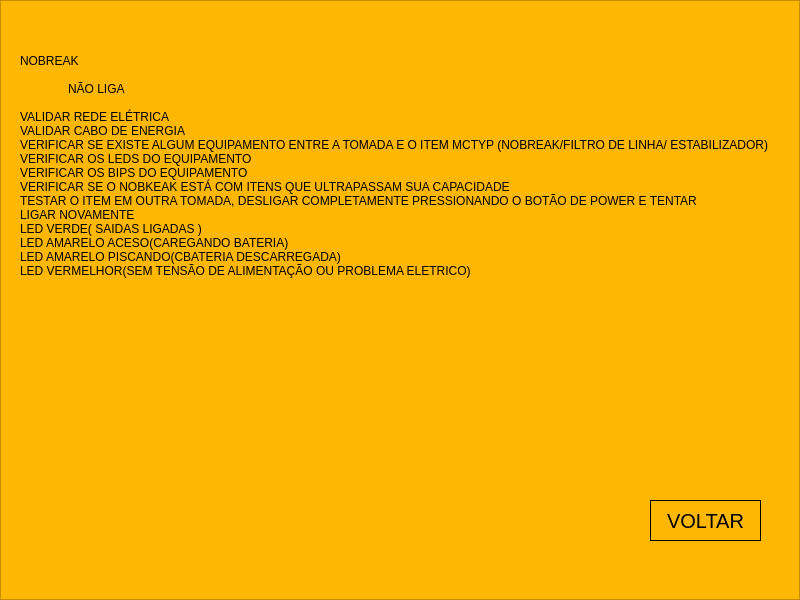
<?xml version="1.0" encoding="UTF-8"?>
<ui version="4.0">
 <class>telaNOBREAK</class>
 <widget class="QMainWindow" name="telaNOBREAK">
  <property name="geometry">
   <rect>
    <x>0</x>
    <y>0</y>
    <width>800</width>
    <height>600</height>
   </rect>
  </property>
  <property name="minimumSize">
   <size>
    <width>800</width>
    <height>600</height>
   </size>
  </property>
  <property name="maximumSize">
   <size>
    <width>800</width>
    <height>600</height>
   </size>
  </property>
  <property name="windowTitle">
   <string>MainWindow</string>
  </property>
  <widget class="QWidget" name="centralwidget">
   <widget class="QFrame" name="frame">
    <property name="geometry">
     <rect>
      <x>0</x>
      <y>0</y>
      <width>800</width>
      <height>600</height>
     </rect>
    </property>
    <property name="whatsThis">
     <string>&lt;html&gt;&lt;head/&gt;&lt;body&gt;&lt;p&gt;&lt;span style=&quot; font-size:10pt;&quot;&gt;IMPRESSORA&lt;/span&gt;&lt;/p&gt;&lt;p&gt;&lt;br/&gt;&lt;/p&gt;&lt;p&gt;&lt;span style=&quot; font-size:10pt;&quot;&gt;	NÃO LIGA&lt;/span&gt;&lt;/p&gt;&lt;p&gt;&lt;span style=&quot; font-size:10pt;&quot;&gt;VALIDAR REDE ELÉTRICA&lt;/span&gt;&lt;/p&gt;&lt;p&gt;&lt;span style=&quot; font-size:10pt;&quot;&gt;VALIDAR CABO DE ENERGIA&lt;/span&gt;&lt;/p&gt;&lt;p&gt;&lt;span style=&quot; font-size:10pt;&quot;&gt;VALIDAR SE EXISTE ALGUM EQUIPAMENTO ENTRE A TOMADA E O ITEM MCTY (NOBREAK/FILTRO DE LINHA/ ESTABILIZADOR)&lt;/span&gt;&lt;/p&gt;&lt;p&gt;&lt;span style=&quot; font-size:10pt;&quot;&gt;(MODELO SCX-3405) - MOVIMENTAR PAINEL FRONTAL - PARA VALIDAR POSSIVEL FALHA NO FLAT DO PAINEL &lt;/span&gt;&lt;/p&gt;&lt;p&gt;&lt;span style=&quot; font-size:10pt;&quot;&gt;VALIDAR FONTE EXTERNA&lt;/span&gt;&lt;/p&gt;&lt;p&gt;&lt;span style=&quot; font-size:10pt;&quot;&gt;VALIDAR BOTAO DE POWER&lt;/span&gt;&lt;/p&gt;&lt;p&gt;&lt;br/&gt;&lt;/p&gt;&lt;p&gt;&lt;span style=&quot; font-size:10pt;&quot;&gt;	FALHA NA QUALIDADE&lt;/span&gt;&lt;/p&gt;&lt;p&gt;&lt;span style=&quot; font-size:10pt;&quot;&gt;AUTOLIMPEZA&lt;/span&gt;&lt;/p&gt;&lt;p&gt;&lt;span style=&quot; font-size:10pt;&quot;&gt;VALIDAR MODO DE IMPRESSÃO (NORMAL - RASCUNHO -OTIMIZADO)&lt;/span&gt;&lt;/p&gt;&lt;p&gt;&lt;span style=&quot; font-size:10pt;&quot;&gt;REINSTALAR O DRIVER DA IMPRESSORA&lt;/span&gt;&lt;/p&gt;&lt;p&gt;&lt;span style=&quot; font-size:10pt;&quot;&gt;REALIZAR TESTES DE COPIA/DIGITALIZAÇÃO (CASO A IMPRESSORA POSSUA SCANNER) &lt;/span&gt;&lt;/p&gt;&lt;p&gt;&lt;span style=&quot; font-size:10pt;&quot;&gt;VALIDAR SE EXISTEM OBJETOS ESTRANHOS DENTRO DA IMPRESSORA&lt;/span&gt;&lt;/p&gt;&lt;p&gt;&lt;span style=&quot; font-size:10pt;&quot;&gt;VALIDAR NÍVEIS DE TINTA&lt;/span&gt;&lt;/p&gt;&lt;p&gt;&lt;span style=&quot; font-size:10pt;&quot;&gt;VALIDAR O CARTUCHO OU TONNER &lt;/span&gt;&lt;/p&gt;&lt;p&gt;&lt;span style=&quot; font-size:10pt;&quot;&gt;ALINHAMENTO DA IMPRESSORA&lt;/span&gt;&lt;/p&gt;&lt;p&gt;&lt;span style=&quot; font-size:10pt;&quot;&gt;LIMPEZA DO CARTUCHO&lt;/span&gt;&lt;/p&gt;&lt;p&gt;&lt;span style=&quot; font-size:10pt;&quot;&gt;VALIDAR AS CONFIGURAÇÕES DA IMPRESSORA&lt;/span&gt;&lt;/p&gt;&lt;p&gt;&lt;br/&gt;&lt;/p&gt;&lt;p&gt;&lt;span style=&quot; font-size:10pt;&quot;&gt;	NÃO IMPRIMI&lt;/span&gt;&lt;/p&gt;&lt;p&gt;&lt;span style=&quot; font-size:10pt;&quot;&gt;VALIDAR CABO DE DADOS  &lt;/span&gt;&lt;/p&gt;&lt;p&gt;&lt;span style=&quot; font-size:10pt;&quot;&gt;VALIDAR FILA DE IMPRESSÃO&lt;/span&gt;&lt;/p&gt;&lt;p&gt;&lt;span style=&quot; font-size:10pt;&quot;&gt;REINICIAR SPOOLER DE IMPRESSÃO&lt;/span&gt;&lt;/p&gt;&lt;p&gt;&lt;span style=&quot; font-size:10pt;&quot;&gt;(MODELO SCX-3405) - MOVIMENTAR PAINEL FRONTAL - PARA VALIDAR POSSIVEL FALHA NO FLAT DO PAINEL &lt;/span&gt;&lt;/p&gt;&lt;p&gt;&lt;span style=&quot; font-size:10pt;&quot;&gt;VALIDAR TOONER, CARTUCHO, RIBON &lt;/span&gt;&lt;/p&gt;&lt;p&gt;&lt;span style=&quot; font-size:10pt;&quot;&gt;VALIDAR SE O ITEM QUE ESTA SOLICITANDO IMPRESSÃO ESTA CONECTADO A IMPRESSORA (REDE OU CABO DIRETO)&lt;/span&gt;&lt;/p&gt;&lt;p&gt;&lt;span style=&quot; font-size:10pt;&quot;&gt;VALIDAR NÍVEIS DE TINTA&lt;/span&gt;&lt;/p&gt;&lt;p&gt;&lt;span style=&quot; font-size:10pt;&quot;&gt;VALIDAR SE É POSSIVEL REALIZAR COPIAS (XEROX) NA IMPRESSORA&lt;/span&gt;&lt;/p&gt;&lt;p&gt;&lt;span style=&quot; font-size:10pt;&quot;&gt;REINICIAR O ITEM QUE ESTA SOLICITANDO A IMPRESSÃO&lt;/span&gt;&lt;/p&gt;&lt;p&gt;&lt;span style=&quot; font-size:10pt;&quot;&gt;VALIDAR SE O USUARIO POSSUI PERMISSÃO PARA IMPRIMIR&lt;/span&gt;&lt;/p&gt;&lt;p&gt;&lt;span style=&quot; font-size:10pt;&quot;&gt;VALIDAR SE A IMPRESSORA ESTA NA REDE E PINGANDO&lt;/span&gt;&lt;/p&gt;&lt;p&gt;&lt;span style=&quot; font-size:10pt;&quot;&gt;VALIDAR COMPARTILHAMENTO&lt;/span&gt;&lt;/p&gt;&lt;/body&gt;&lt;/html&gt;</string>
    </property>
    <property name="styleSheet">
     <string notr="true">background-color:rgb(255, 183, 2)</string>
    </property>
    <property name="frameShape">
     <enum>QFrame::StyledPanel</enum>
    </property>
    <property name="frameShadow">
     <enum>QFrame::Raised</enum>
    </property>
    <widget class="QLabel" name="label">
     <property name="geometry">
      <rect>
       <x>20</x>
       <y>20</y>
       <width>761</width>
       <height>291</height>
      </rect>
     </property>
     <property name="font">
      <font>
       <pointsize>9</pointsize>
      </font>
     </property>
     <property name="text">
      <string>NOBREAK

	NÃO LIGA

VALIDAR REDE ELÉTRICA
VALIDAR CABO DE ENERGIA
VERIFICAR SE EXISTE ALGUM EQUIPAMENTO ENTRE A TOMADA E O ITEM MCTYP (NOBREAK/FILTRO DE LINHA/ ESTABILIZADOR)
VERIFICAR OS LEDS DO EQUIPAMENTO
VERIFICAR OS BIPS DO EQUIPAMENTO
VERIFICAR SE O NOBKEAK ESTÁ COM ITENS QUE ULTRAPASSAM SUA CAPACIDADE 
TESTAR O ITEM EM OUTRA TOMADA, DESLIGAR COMPLETAMENTE PRESSIONANDO O BOTÃO DE POWER E TENTAR 
LIGAR NOVAMENTE
LED VERDE( SAIDAS LIGADAS )
LED AMARELO ACESO(CAREGANDO BATERIA)
LED AMARELO PISCANDO(CBATERIA DESCARREGADA)
LED VERMELHOR(SEM TENSÃO DE ALIMENTAÇÃO OU PROBLEMA ELETRICO)</string>
     </property>
    </widget>
    <widget class="QPushButton" name="btn_voltar">
     <property name="geometry">
      <rect>
       <x>650</x>
       <y>500</y>
       <width>111</width>
       <height>41</height>
      </rect>
     </property>
     <property name="font">
      <font>
       <pointsize>15</pointsize>
      </font>
     </property>
     <property name="styleSheet">
      <string notr="true">border:1px solid rgb(0,0,0)</string>
     </property>
     <property name="text">
      <string>VOLTAR</string>
     </property>
    </widget>
   </widget>
  </widget>
  <widget class="QMenuBar" name="menubar">
   <property name="geometry">
    <rect>
     <x>0</x>
     <y>0</y>
     <width>800</width>
     <height>21</height>
    </rect>
   </property>
  </widget>
 </widget>
 <resources/>
 <connections/>
</ui>
